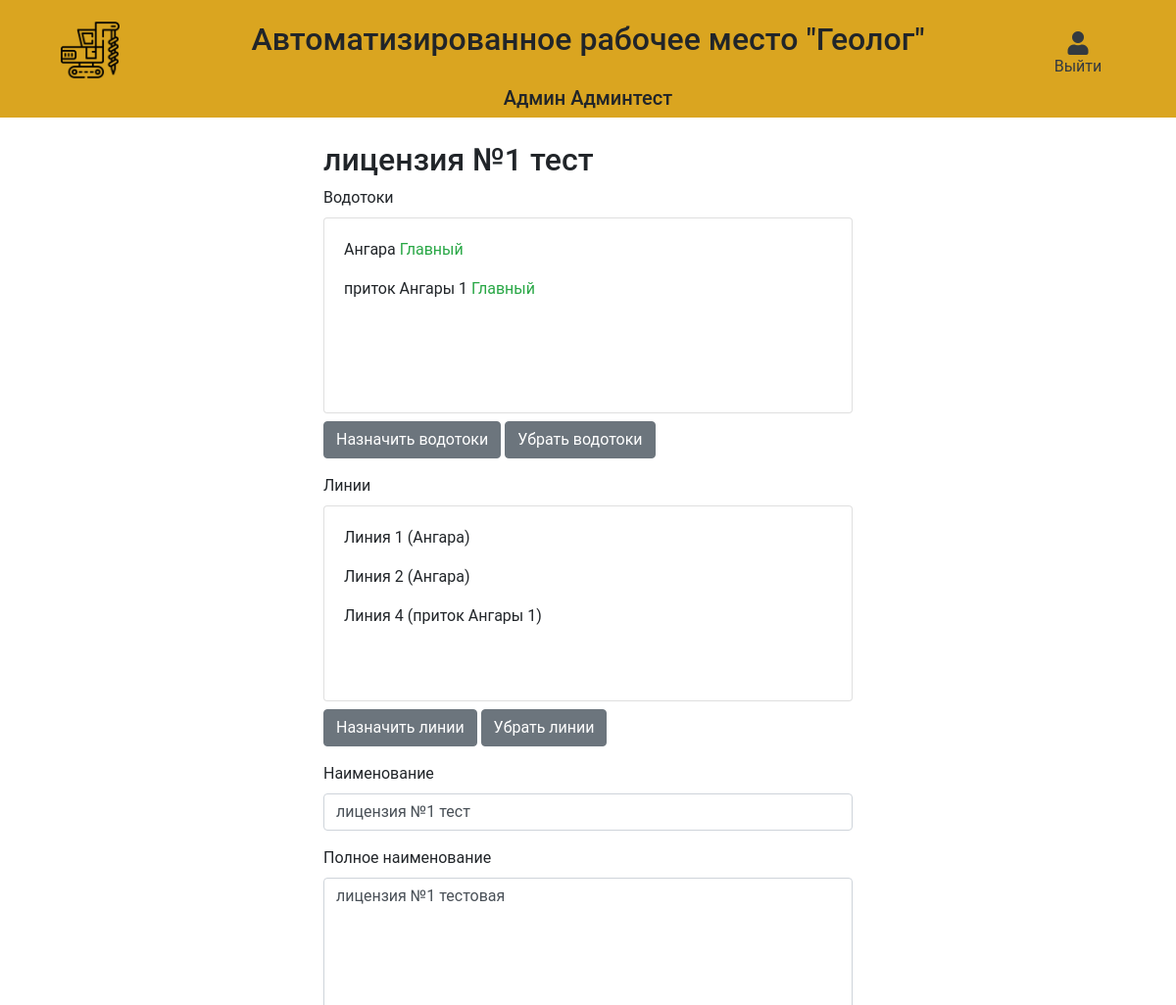
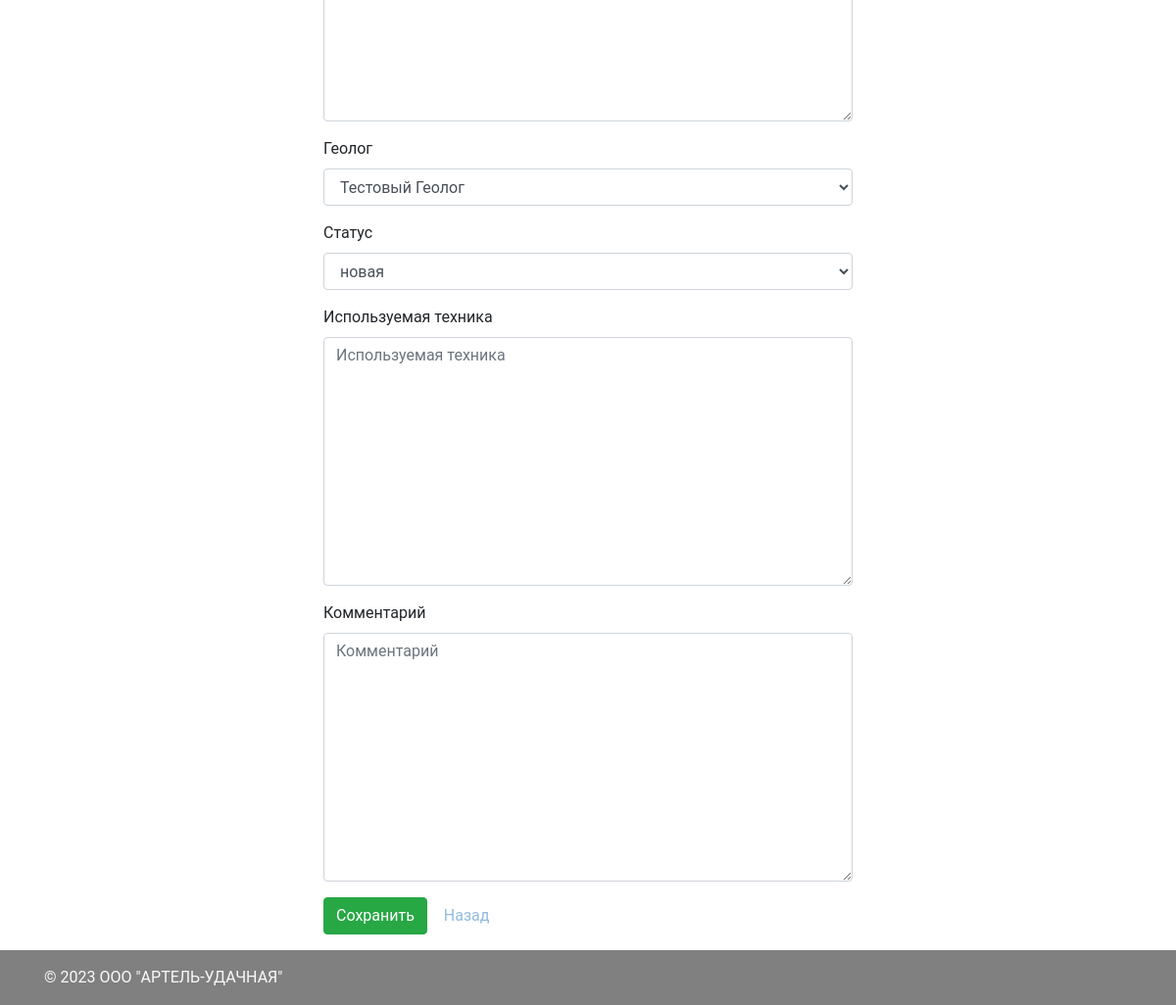
The app's page /objects/edit/1 (signed in) with its own data (2 pictures, top to bottom).
### main/models.py (models this page shows, shortened)
class CustomUser(AbstractBaseUser, PermissionsMixin):
    username = models.CharField("Логин пользователя", max_length=50, unique=True)
    first_name = models.CharField("Имя", max_length=50)
    last_name = models.CharField("Фамилия", max_length=50)
    patronymic = models.CharField("Отчество", max_length=50, default="нет")
    team = models.ForeignKey(Team, verbose_name="Номер бригады", on_delete=models.CASCADE, null=True)
    phone_number = models.CharField("Номер телефона", max_length=50, default="Не указано")
    email = models.EmailField(verbose_name="Email", max_length=255, unique=True, blank=True, null=True)
    role = models.ForeignKey(Role, on_delete=models.CASCADE, verbose_name="Должность")
    is_superuser = models.BooleanField(default=False)
    is_active = models.BooleanField(default=True)
    is_admin = models.BooleanField(default=False)
    objects = CustomUserManager()
    created_at = models.DateTimeField("Дата создания", auto_now_add=True)
    updated_at = models.DateTimeField("Дата обновления", auto_now=True)
    USERNAME_FIELD = 'username'
    REQUIRED_FIELDS = ['password']
    def __str__(self):
        return self.last_name + " " + self.first_name
    class Meta:
        verbose_name = "Пользователь"
        verbose_name_plural = "Пользователи"

class License(models.Model):
    short_name = models.CharField("Наименование", max_length=255)
    name = models.TextField("Полное наименование")
    geologist = models.ForeignKey(CustomUser, related_name='geologist_id', on_delete=models.SET_NULL, verbose_name="Геолог", null=True)
    status = models.ForeignKey(LicenseStatus, on_delete=models.CASCADE, verbose_name="Статус")
    used_enginery = models.TextField("Используемая техника", null=True, default="Не назначено")
    watercourses = models.ManyToManyField(WaterCourse, through='LicenseWaterCourse', through_fields=('license', 'watercourse'), verbose_name="Водотоки", blank=True)
    lines = models.ManyToManyField(Line, through='LineLicenseWaterCourse', through_fields=('license', 'line'), verbose_name="Водотоки", blank=True)
    comment = models.TextField("Комментарий", null=True, blank=True)
    created_at = models.DateTimeField("Дата создания", auto_now_add=True)
    updated_at = models.DateTimeField("Дата обновления", auto_now=True)
    class Meta:
        verbose_name = "Лицензия"
        verbose_name_plural = "Лицензии"

class LicenseWaterCourse(models.Model):
    watercourse = models.ForeignKey(WaterCourse, on_delete=models.SET_NULL, null=True, verbose_name="Водоток")
    license = models.ForeignKey(License, on_delete=models.CASCADE, verbose_name="Лицензия")
    parent_watercourse = models.ForeignKey(WaterCourse, on_delete=models.SET_NULL, null=True, verbose_name="Главный водоток", related_name="parent_watercourse")
    is_primary = models.IntegerField(verbose_name="Тип водотока (главный - да)", default=WaterCourseType.PRIMARY, choices=WaterCourseType.choices)

class WaterCourse(models.Model):
    name = models.CharField("Наименование", max_length=255)
    created_at = models.DateTimeField("Дата создания", auto_now_add=True)
    updated_at = models.DateTimeField("Дата обновления", auto_now=True)
    class Meta:
        verbose_name = "Водоток"
        verbose_name_plural = "Водотоки"

class LineLicenseWaterCourse(models.Model):
    line = models.ForeignKey(Line, on_delete=models.SET_NULL, null=True, verbose_name="Линия")
    watercourse = models.ForeignKey(WaterCourse, on_delete=models.SET_NULL, null=True, verbose_name="Водоток")
    license = models.ForeignKey(License, on_delete=models.CASCADE, verbose_name="Лицензия")

class Line(models.Model):
    name = models.CharField("Наименование", max_length=50)
    watercourse = models.ForeignKey(WaterCourse, on_delete=models.CASCADE, verbose_name="Водоток", null=True)
    class Meta:
        verbose_name = "Линия"
        verbose_name_plural = "Линии"

### main/views.py (the view)
# urls.py: path('objects/edit/<int:pk>', views.ObjectEditView.as_view(), name='objects_edit'),
class ObjectEditView(LoginRequiredMixin, UpdateView):
    template_name = "main/objects/edit.html"
    model = models.License
    form_class = forms.ObjectUpdateForm
    success_url = "/main_menu?target=objects"
    def get_context_data(self, **kwargs):
        context = super().get_context_data(**kwargs)
        context['formm'] = forms.LicenseWaterCourseCreateForm
        context['lines'] = models.LineLicenseWaterCourse.objects.filter(license=self.get_object()).all()
        context['watercourses'] = models.LicenseWaterCourse.objects.filter(license=self.get_object()).all()
        return context

### main/forms.py
class ObjectUpdateForm(forms.ModelForm):
    used_enginery = forms.CharField(label="Используемая техника", required=False, widget=forms.Textarea)
    class Meta:
        model = models.License
        fields = '__all__'
        exclude = ('watercourses', 'lines',)

### main/models.py (called while the page is built)
    def __str__(self):
        return self.name

### templates/main/objects/edit.html (shortened to what this page needs)
{% extends "layout.html" %}
{% block content %}
{% load widget_tweaks %}
    <div class="col-12">
        <div class="row justify-content-center">
        <div class="col-md-6">
            <h2>{{ object.short_name }}</h2>
            <form method="post">
                <div class="form-group">
                    <label for="">Водотоки</label>
                    <div class="card card-body" style="overflow-y: scroll; height:200px;">
                        {% for watercourse in watercourses %}
                            {% if watercourse.is_primary == 0 %}
                                <p>{{ watercourse.watercourse.name }} <span class="text-success">Главный</span></p>
                            {% endif %}
                        {% endfor %}
                    </div>
                    <a href="/objects/set_watercourses/{{ object.id }}" class="btn btn-secondary mt-2">Назначить водотоки</a>
                    <a href="/objects/unset_watercourses/{{ object.id }}" class="btn btn-secondary mt-2">Убрать водотоки</a>
                </div>
                <div class="form-group">
                    <label for="">Линии</label>
                    <div class="card card-body" style="overflow-y: scroll; height:200px;">
                        {% for line in lines %}
                            <p>{{line.line.name}} ({{line.watercourse.name}})</p>
                        {% endfor %}
                    </div>
                    <a href="/objects/set_lines/{{ object.id }}" class="btn btn-secondary mt-2">Назначить линии</a>
                    <a href="/objects/unset_lines/{{ object.id }}" class="btn btn-secondary mt-2">Убрать линии</a>
                </div>
                {% for field in form.visible_fields %}
                    <div class="form-group">
                        <label for="{{ field.id_for_label }}">{{ field.label }}</label>
                        {% render_field field class="form-control" placeholder=field.label %}
                    </div>
                {% endfor %}
                <div class="form-group">
                    <button type="submit" class="btn btn-success">
                     Сохранить
                    </button>
                    <a href="/main_menu?target=objects" class="btn btn-default">Назад</a>
                </div>
            </form>
        </div>
        </div>
    </div>
{% endblock %}

### templates/layout.html (shortened to what this page needs)
<html lang="en">
    <head>
        <link rel="stylesheet" href="https://maxcdn.bootstrapcdn.com/bootstrap/4.0.0/css/bootstrap.min.css">
        <link rel="stylesheet" href="https://cdnjs.cloudflare.com/ajax/libs/font-awesome/5.15.4/css/all.min.css" />
        <link rel="stylesheet" href="/static/css/main.css" />
    </head>
    <body class="d-flex flex-column min-vh-100">
      <div class="container-fluid navbar-light bg-navbar-main">
        <div class="row">
            <div class="col-12 col-lg-2 text-center mt-3">
              <a href="/"><img class="img-fluid navbar-brand" src="/static/images/navbar_brand.png"></a>
            </div>
            <div class="col-12 col-lg-8 justify-content-center d-flex align-items-center">
              <h2>Автоматизированное рабочее место "Геолог"</h2>
            </div>
            <div class="col-12 col-lg-2 text-center mt-3">
              <ul class="d-none d-lg-block navbar-nav mr-auto mt-2 ml-3 ml-md-0 mt-lg-0 justify-content-center">
                {% if request.user.is_authenticated %}
                  <li class="nav-item dropdown">
                    <a class="nav-link d-flex flex-column text-dark mt-2" href="/logout">
                      <i class="fa fa-user" aria-hidden="true" style="font-size: 24px;"></i> Выйти
                    </a>
                  </li>
                {% else %}
                  {% comment %} <li class="nav-item m-lg-0">
                    <i class="fa fa-user" aria-hidden="true" style="font-size: 24px;">Войти</i>
                  </li> {% endcomment %}
                {% endif %}
              </ul>
            </div>
            <div class="col-12 col-lg-12 justify-content-center d-flex align-items-center">
              <h5 class="text-center">
                {% if request.user.is_authenticated %}
                  {{ request.user.first_name }} {{ request.user.last_name }}
                {% else %}
                  {% comment %} <li class="nav-item m-lg-0">
                    <i class="fa fa-user" aria-hidden="true" style="font-size: 24px;">Войти</i>
                  </li> {% endcomment %}
                {% endif %}
              </h5>
            </div>
        </div>
      </div>
      <div class="container mt-4">
          <div class="row">
              {% block content %}{% endblock %}
          </div>
      </div>
      <footer class="mt-auto py-3" style="background-color: #808080">
        <div class="container">
          <span class="text-light">© 2023 OOO "АРТЕЛЬ-УДАЧНАЯ"</span>
        </div>
      </footer>
    </body>
</html>

### static/css/main.css (style rules this page uses)
body { font-family: "Roboto", sans-serif; height: 100vh; }
.bg-navbar-main { background-color: #DAA520; }
a { color: #92badd; display:inline-block; text-decoration: none; font-weight: 400; }
.navbar-brand { width: 35%!important; }

### records on screen
CustomUser: user.first_name "Админ", user.last_name "Админтест"
License: short_name "лицензия №1 тест", short_name "лицензия №1 тест" "лицензия №1 тестовая" "Тестовый Геолог" "новая"
LicenseWaterCourse: watercourse.name "Ангара"
LicenseWaterCourse: watercourse.name "приток Ангары 1"
LineLicenseWaterCourse: line.name "Линия 1", watercourse.name "Ангара"
LineLicenseWaterCourse: line.name "Линия 2", watercourse.name "Ангара"
LineLicenseWaterCourse: line.name "Линия 4", watercourse.name "приток Ангары 1"

### other values on screen
{{ field.label }} "Наименование" "Полное наименование" "Геолог" "Статус" "Используемая техника" "Комментарий"
